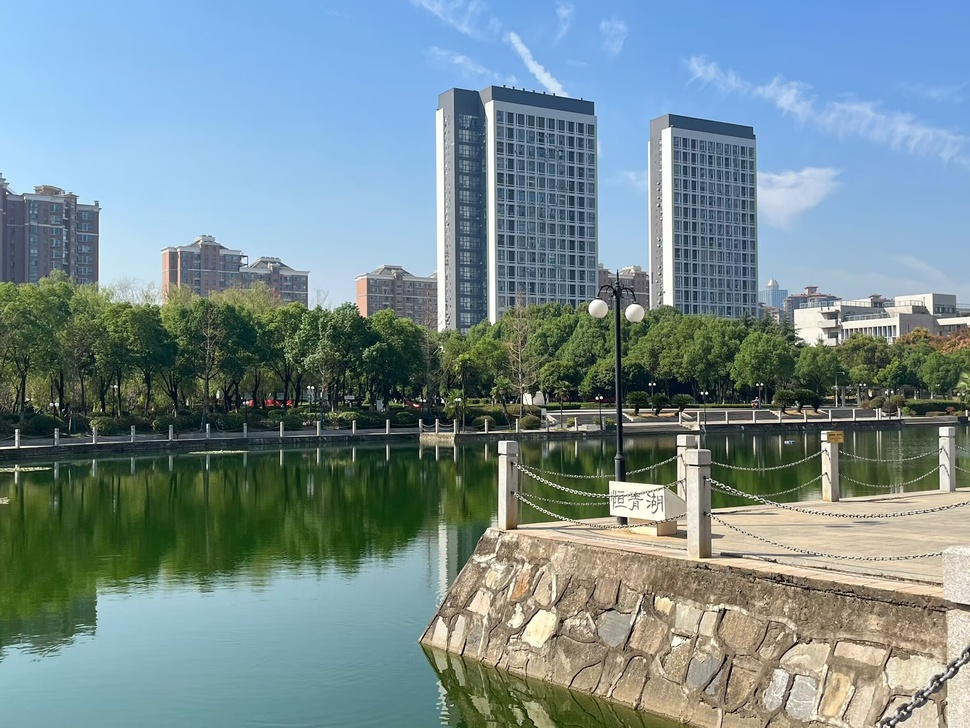
#> input picture 2.jpg, 970 x 728 px, shrunk from 2362 x 1772 before the run
$ python '加入噪声后滤波.py'
#> lines starting #> are read from the running program, lines starting #| are printed output that depends on the picture
import cv2
import numpy as np
import matplotlib.pyplot as plt

def add_noise(image, noise_level=50):
    """添加椒盐噪声"""
    noisy_image = image.copy()
    noise = np.random.randint(0, noise_level, image.shape, dtype='uint8')
    noisy_image = cv2.add(noisy_image, noise)
    return noisy_image

# 读取原图像
image = cv2.imread('2.jpg', cv2.IMREAD_GRAYSCALE)
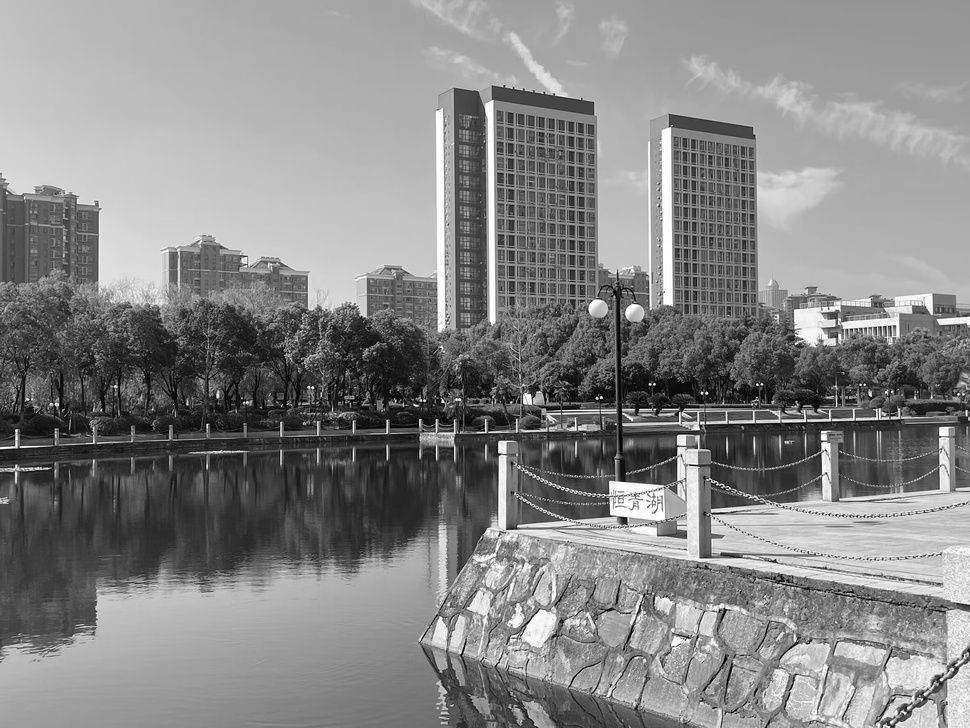
#> image: shape (728, 970); min 0, max 255, mean 134

if image is None:
    raise ValueError("Image not found or unable to load.")


# 设置滤波器内核大小
kernel_size = 15

# 均值滤波器
mean_filtered = cv2.blur(image, (kernel_size, kernel_size))
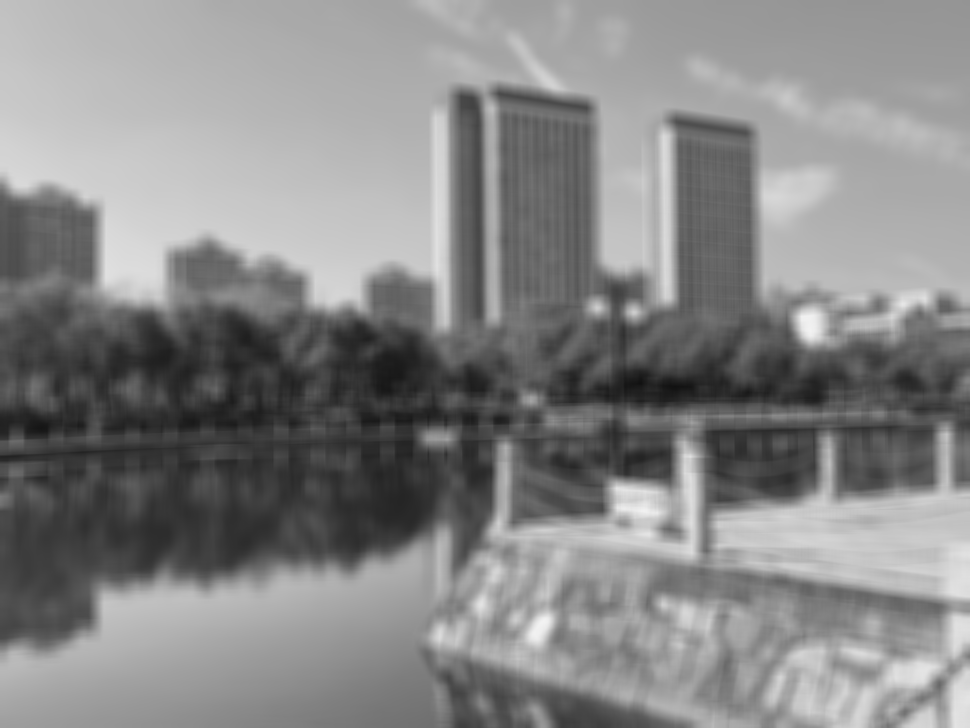
#> mean_filtered: shape (728, 970); min 17, max 243, mean 134

# 方框滤波器
box_filtered = cv2.boxFilter(image, -1, (kernel_size, kernel_size))

# 高斯滤波器
gaussian_filtered = cv2.GaussianBlur(image, (kernel_size, kernel_size), 0)
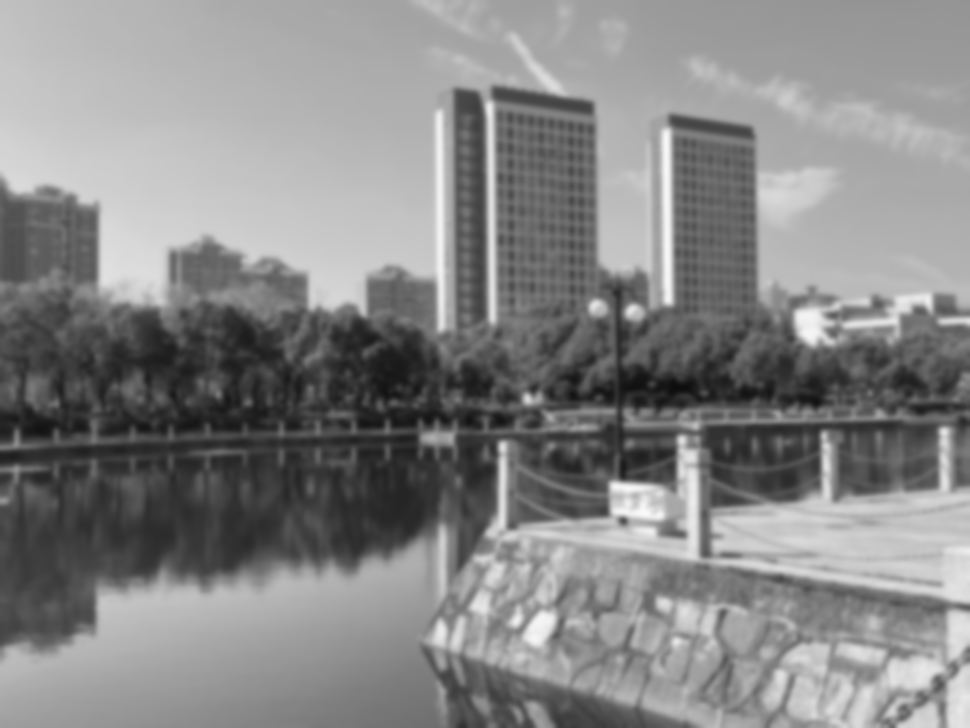
#> gaussian_filtered: shape (728, 970); min 13, max 250, mean 134

# 显示结果
plt.figure(figsize=(14, 10))

plt.subplot(2, 4, 1)
plt.imshow(image, cmap='gray')
plt.title('Original Image')
plt.axis('off')

plt.subplot(2, 4, 2)
plt.imshow(mean_filtered, cmap='gray')
plt.title('Mean Filtered')
plt.axis('off')

plt.subplot(2, 4, 3)
plt.imshow(box_filtered, cmap='gray')
plt.title('Box Filtered')
plt.axis('off')

plt.subplot(2, 4, 4)
plt.imshow(gaussian_filtered, cmap='gray')
plt.title('Gaussian Filtered')
plt.axis('off')

plt.tight_layout()
plt.show()
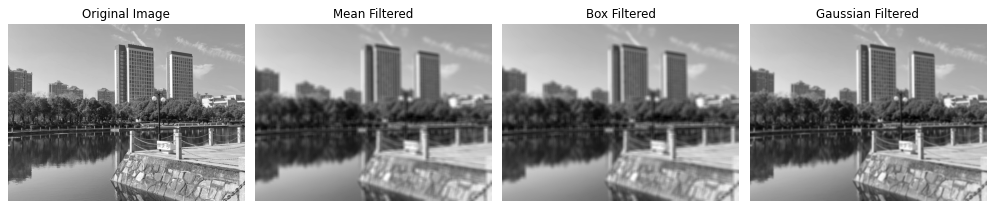
#> figure drawn by matplotlib, 4 panels

$ run again, with 1.jpg copied over 2.jpg
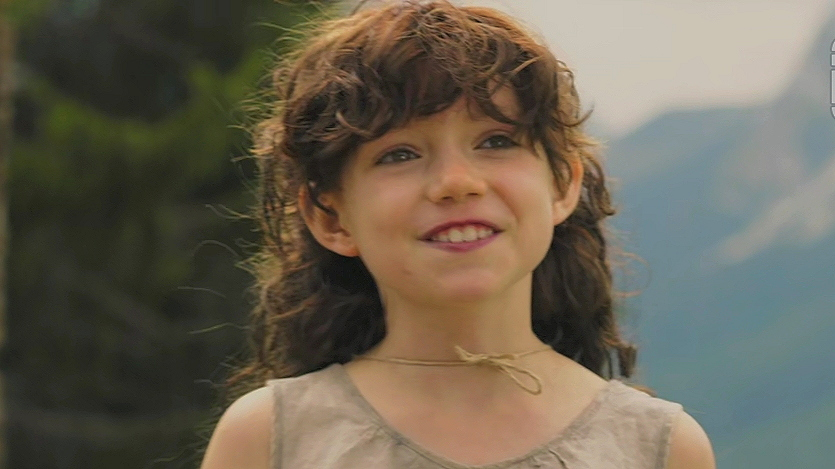
#> input picture 1.jpg, 835 x 469 px
#> `mean_filtered = cv2.blur(image, (kernel_size, kernel_size))`:
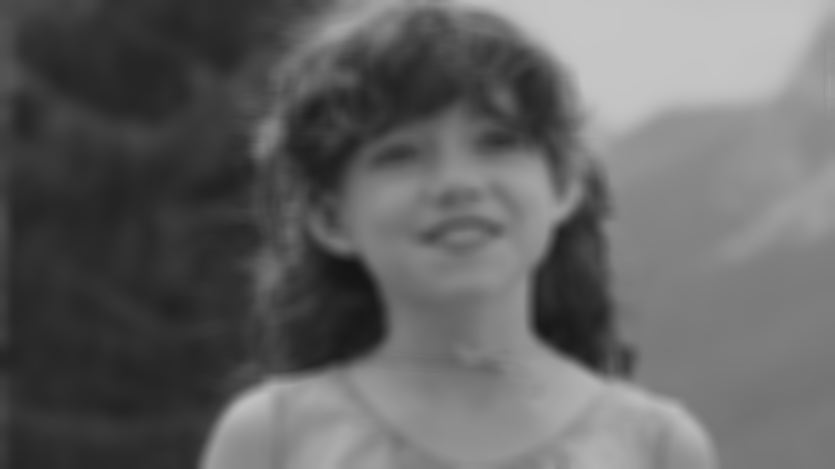
#> mean_filtered: shape (469, 835); min 21, max 198, mean 99.6
#> `plt.show()`:
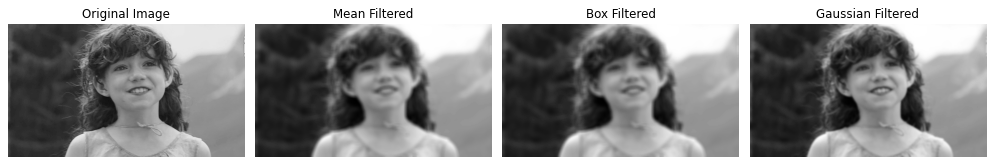
#> figure drawn by matplotlib, 4 panels

$ run again, with 3.png saved as 2.jpg
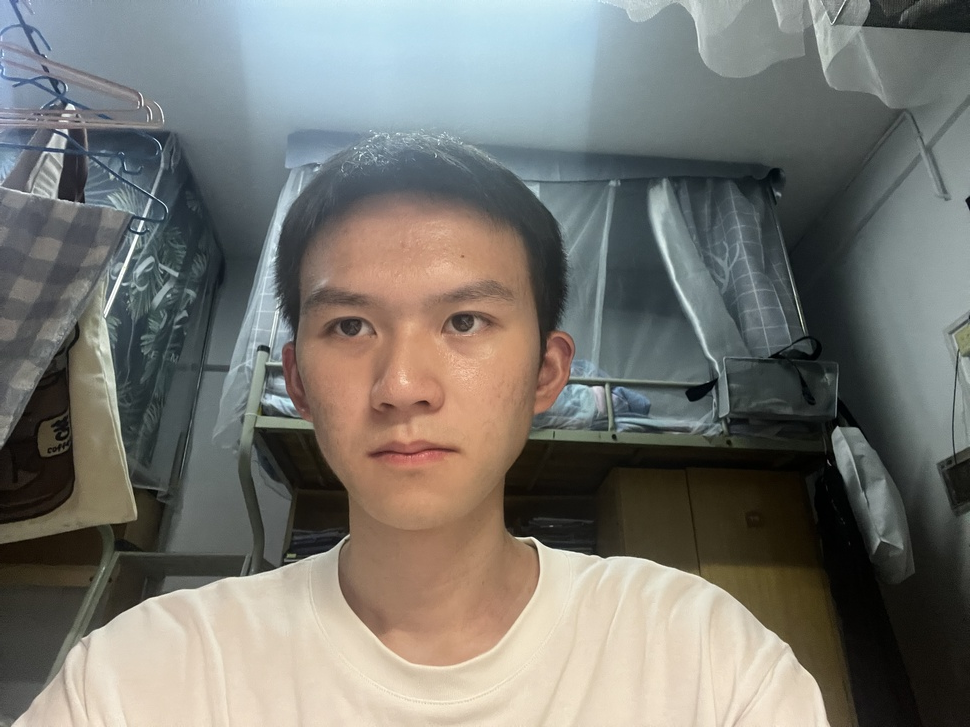
#> input picture 3.png, 970 x 727 px, shrunk from 4032 x 3024 before the run
#> `mean_filtered = cv2.blur(image, (kernel_size, kernel_size))`:
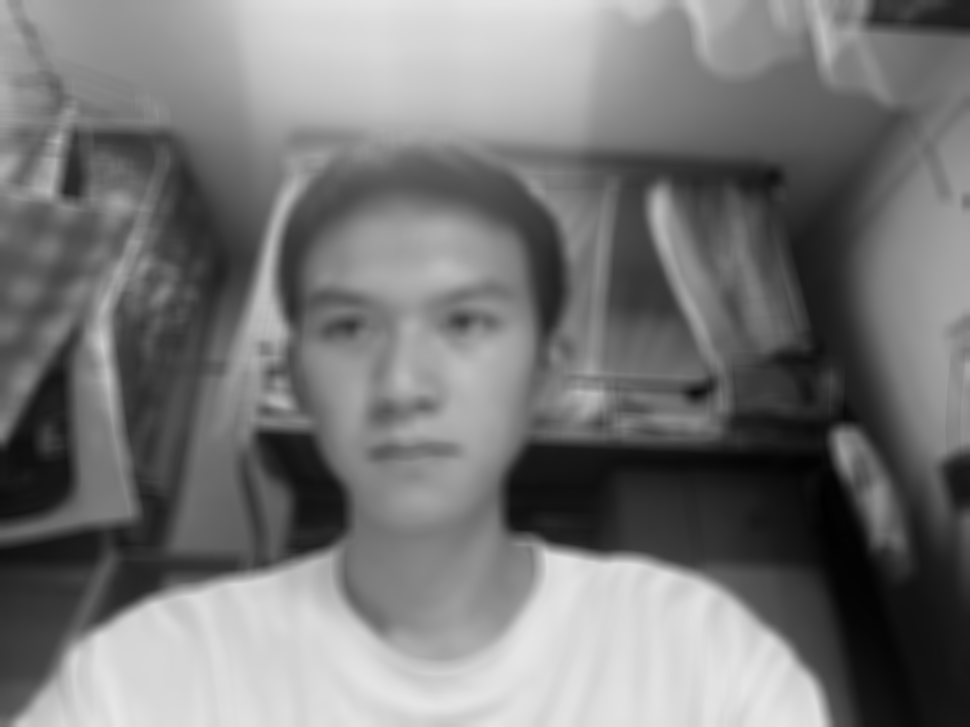
#> mean_filtered: shape (727, 970); min 1, max 230, mean 118.6
#> `plt.show()`:
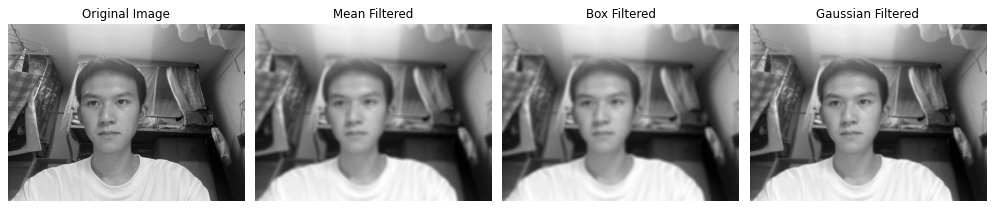
#> figure drawn by matplotlib, 4 panels
